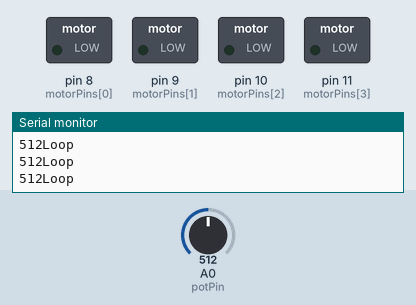
Simulated run of this sketch. Board: Arduino Uno, built with avr-gcc and run on an emulated ATmega328P. Parts: switched loads named in the sketch (green lamp = pin HIGH), the last lines printed to the serial monitor. The test bench sets the inputs (shaded band); at power-on: A0 (potPin) = 512.

Above: at 1.2 s.
1.3 s: A0 (potPin) set to 531
2.8 s: A0 (potPin) set to 559
At 3.5 s:
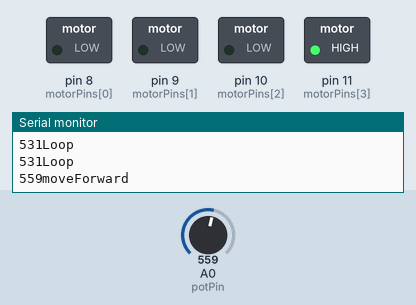
5.8 s: A0 (potPin) set to 900
8.8 s: A0 (potPin) set to 530
At 9.5 s:
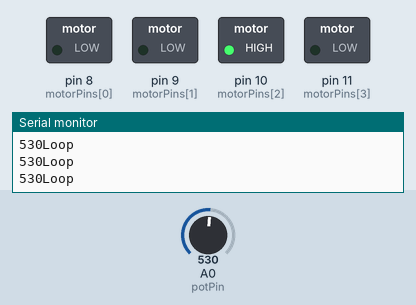
11.8 s: A0 (potPin) set to 550
At 12.5 s:
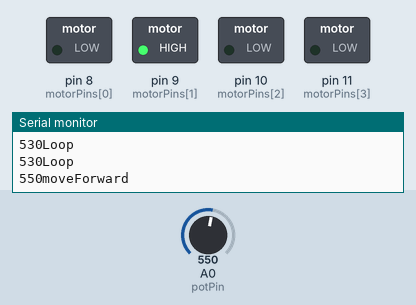
Timing chart, 0 to 15.8 s (numbered marks = the images above; inputs shaded):
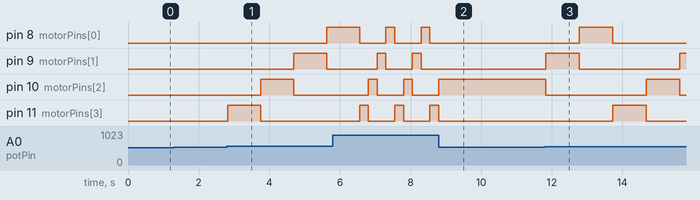

The sketch:

StepperNoLibrary.ino
```cpp
int motorPins[] = {8, 9, 10, 11};
int count = 0;
int count2 = 0;
int delayTime = 500;
int potPin = 0;
int potValue = 0;


void setup() {
  Serial.begin (9600);
  for (count = 0; count < 4; count++) { pinMode(motorPins[count], OUTPUT); }
}

void moveForward() {
  Serial.println("moveForward");
  if ((count2 == 0) || (count2 == 1)) { count2 = 16; } count2>>=1;
  for (count = 3; count >= 0; count--) {
    digitalWrite(motorPins[count], count2>>count&0x01);
  }
  delay(delayTime);
}

void moveBackward() {
  Serial.println("moveBackward");
  if ((count2 == 0) || (count2 == 1)) {
    count2 = 16;
  }
  count2>>=1;
  for (count = 3; count >= 0; count--) {
    digitalWrite(motorPins[3 - count], count2>>count&0x01);
  }
  delay(delayTime);
}

void loop() {
 potValue = analogRead(potPin);
 Serial.println("Loop");
 Serial.print(potValue);
 if (potValue > 540) {
    // move faster the higher the value from the potentiometer
    delayTime = 2048 - 1024 * potValue / 512 + 1;
    moveForward();
  } else if (potValue < 480) {
    // move faster the lower the value from the potentiometer
    delayTime = 1024 * potValue / 512 + 1;
    moveBackward();
  } else {
    delayTime = 1024;
  }
}
```

Measured:
- the behaviour switches between 540 and 541 on A0 (potPin) (found by bisection; images 0 and 1)
- after the input at 2.8 s, pin 8 (motorPins[0]): LOW → HIGH after 2.8 s; pin 9 (motorPins[1]): LOW → HIGH after 1.9 s, → LOW 0.93 s later; pin 10 (motorPins[2]): LOW → HIGH after 0.96 s, → LOW 0.93 s later; pin 11 (motorPins[3]): LOW → HIGH at once, → LOW 0.93 s later
- after the input at 8.8 s, pin 8 (motorPins[0]), pin 9 (motorPins[1]): stops changing and stays LOW; pin 10 (motorPins[2]): goes on until 8.8 s, then stays HIGH; pin 11 (motorPins[3]): goes on until 8.8 s, then stays LOW
- after the input at 11.8 s, pin 8 (motorPins[0]): LOW → HIGH after 0.98 s, → LOW 0.95 s later; pin 9 (motorPins[1]): LOW → HIGH at once, → LOW 0.95 s later, → HIGH 2.8 s later; pin 10 (motorPins[2]): HIGH → LOW at once, → HIGH 2.8 s later, → LOW 0.95 s later; pin 11 (motorPins[3]): LOW → HIGH after 1.9 s, → LOW 0.95 s later
